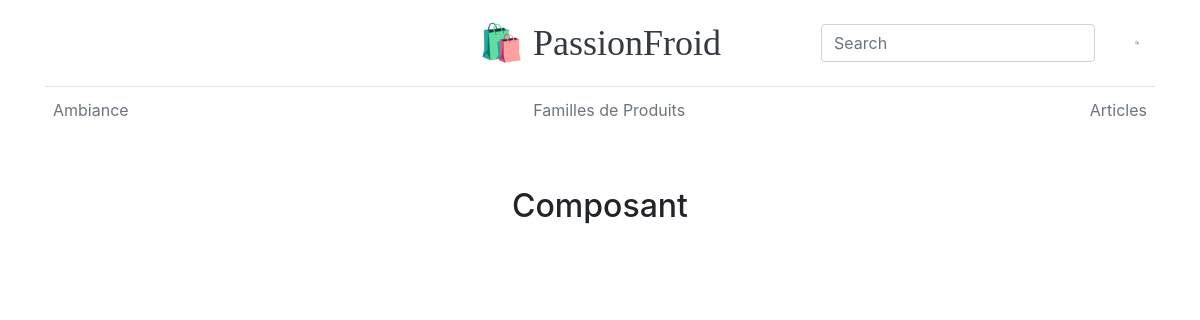
Before: /images/filtres/composant.php with the older database file.
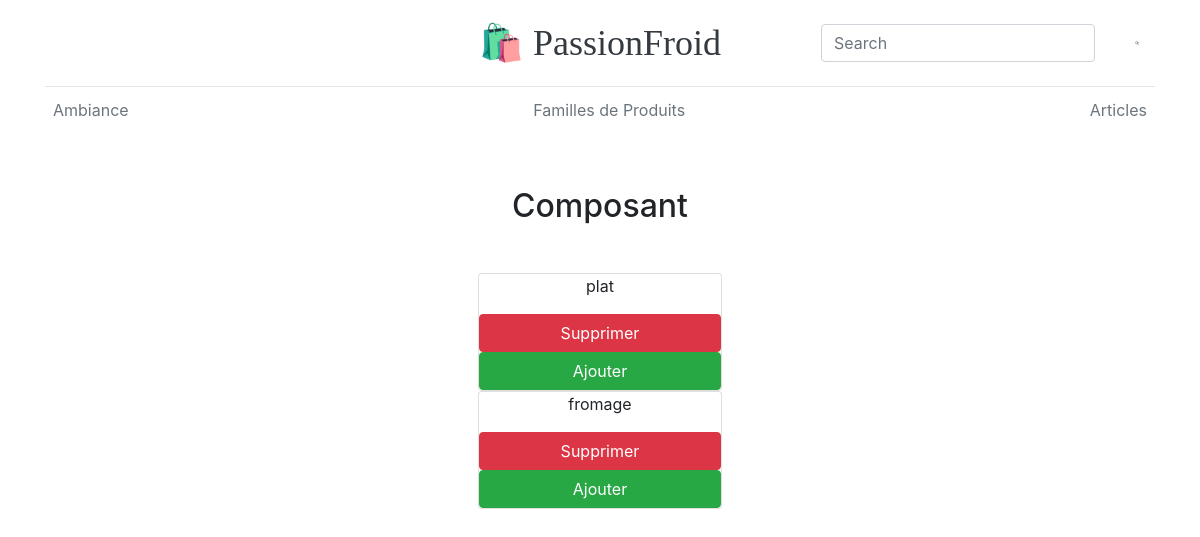
After: the same page with the newer database file.
### tables this page shows
CREATE TABLE `filtres` (
  `id` int(11) NOT NULL,
  `Familles_de_Produits` text DEFAULT NULL,
  `Composant` text DEFAULT NULL,
  `Ambiance` text DEFAULT NULL
);

### images/filtres/composant.php (the view, shortened to what this page needs)
<!DOCTYPE html>
<html lang="en">
<head>
  <link href="../vendor/bootstrap/css/bootstrap.min.css" rel="stylesheet">
  <link href="../vendor/fontawesome-free/css/all.min.css" rel="stylesheet">
  <link rel="stylesheet" href="../css/header.css">
</head>
<body id="page-top">
  </head>
    <div class="container">
  <header class="blog-header py-3">
    <div class="row flex-nowrap justify-content-between align-items-center">
      <div class="col-4 pt-1">
      </div>
      <div class="col-4 text-center">
        <a class="blog-header-logo text-dark" href="http://127.0.0.1:8000">🛍️ PassionFroid</a>
      </div>
      <div class="col-4 d-flex justify-content-end align-items-center">
      <nav class="navbar navbar-light">
        <form class="form-inline" method='POST'>
        <input class="form-control mr-sm-2" type="search" name="recherche" placeholder="Search" aria-label="Search">
  </form>
</nav>
          <svg xmlns="http://www.w3.org/2000/svg" width="20" height="20" fill="none" stroke="currentColor" stroke-linecap="round" stroke-linejoin="round" stroke-width="2" class="mx-3" role="img" viewBox="0 0 24 24" focusable="false"><title>Search</title><circle cx="10.5" cy="10.5" r="7.5"/><path d="M21 21l-5.2-5.2"/></svg>
      </div>
    </div>
  </header>
  <div class="nav-scroller py-1 mb-2">
    <nav class="nav d-flex justify-content-between">
      <a class="p-2 text-muted" href="ambiance.php">Ambiance</a>
      <a class="p-2 text-muted" href="Familles_de_produits.php">Familles de Produits</a>
      <a class="p-2 text-muted" href="../index2.php">Articles</a>
    </nav>
  </div>
<center>
  <section class="resume-section p-3 p-lg-5 d-flex justify-content-center" id="experience">
      <div class="w-100">
        <h2 class="mb-5">Composant</h2>
<?php
$db_server = 'localhost';
$db_name = 'h48';
$db_user_login = 'root';
$db_user_pass = '';
$conn = mysqli_connect($db_server,$db_user_login, $db_user_pass, $db_name);
 $q = $conn->query("SELECT * FROM filtres");?>
<?php
 while( $recherche = mysqli_fetch_array($q)){?>
  <div class="card" style="width: 24%; text-align: center; ">
  <div class="card-body" style="display: contents;">
    <p class="card-text"><?php echo $recherche['Composant'] ; ?></p>
    <a href="supprimer_composant.php?IDtable=<?= $recherche['id'] ?>" class="btn btn-danger" >Supprimer</a><a href="#" class="btn btn-success" >Ajouter</a>
  </div>
</div>
   <?php } ?>
    </div>
    </section></center>

Changed rows visible on the page:
added filtres: Composant "plat"
added filtres: Composant "fromage"
